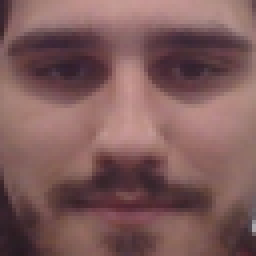
#> input picture daniel.png, 64 x 64 px (shown 4 times larger)
$ python lab2.py
#> lines starting #> are read from the running program, lines starting #| are printed output that depends on the picture
import PIL.Image, PIL.ImageOps, PIL.ImageFilter
import matplotlib.pyplot as plt
import numpy as np
import random
import glob

img_width = 24
img_height = 24
p = img_width * img_height
data = []
fname_list = glob.glob("**/*.pgm")
for fname in fname_list:
    #img_orig = Pillow load, rescale, extract numpy matrix
    img_orig = PIL.Image.open(fname).convert("L").resize((img_width,img_height))
    row = np.reshape(img_orig, (p,))
    data.append(row)
me_img = PIL.Image.open("daniel.png").convert("L").resize((img_width, img_height))
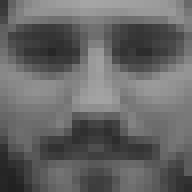
#> me_img: PIL image 24x24 L (shown 8 times larger); min 33, max 165, mean 101.7
me_data = np.asarray(me_img).reshape((p,))
#> me_data = 576 values, max 165 at index 10, min 33 at index 553, mean 101.7
img2 = np.asarray(PIL.Image.open("Abdulaziz_Kamilov_0001.pgm").convert("L").resize((img_width, img_height))).reshape((p,))
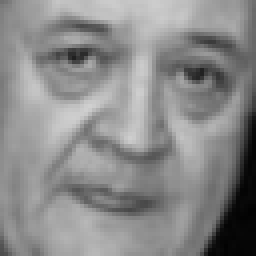
#> input picture Abdulaziz_Kamilov_0001.pgm, 64 x 64 px (shown 4 times larger)
#> img2 = 576 values, max 205 at index 247, min 3 at index 502, mean 138.2
img3 = np.asarray(PIL.Image.open("Karen_Clarkson_0001.pgm").convert("L").resize((img_width, img_height))).reshape((p,))
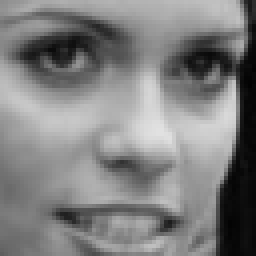
#> input picture Karen_Clarkson_0001.pgm, 64 x 64 px (shown 4 times larger)
#> img3 = 576 values, max 224 at index 302, min 1 at index 239, mean 128.1
img4 = np.asarray(PIL.Image.open("Keanu_Reeves_0002.pgm").convert("L").resize((img_width, img_height))).reshape((p,))
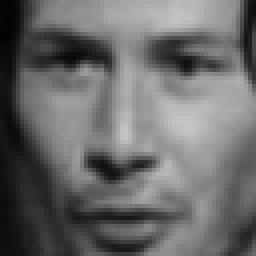
#> input picture Keanu_Reeves_0002.pgm, 64 x 64 px (shown 4 times larger)
#> img4 = 576 values, max 197 at index 281, min 3 at index 0, mean 105.6
img5 = np.asarray(PIL.Image.open("Lance_Armstrong_0009.pgm").convert("L").resize((img_width, img_height))).reshape((p,))
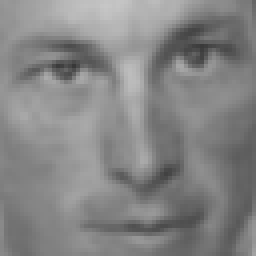
#> input picture Lance_Armstrong_0009.pgm, 64 x 64 px (shown 4 times larger)
#> img5 = 576 values, max 195 at index 9, min 73 at index 114, mean 132.7
data = np.array(data)

print("Images Loaded into Data, Now Calculating Eigenvectors\n")
center = np.mean(data, axis=0)
center_img = data - center
#S is the Eigenvalues, V is the Eigenvectors,
#> (the run stopped early here; a loop or call above may not have finished)
